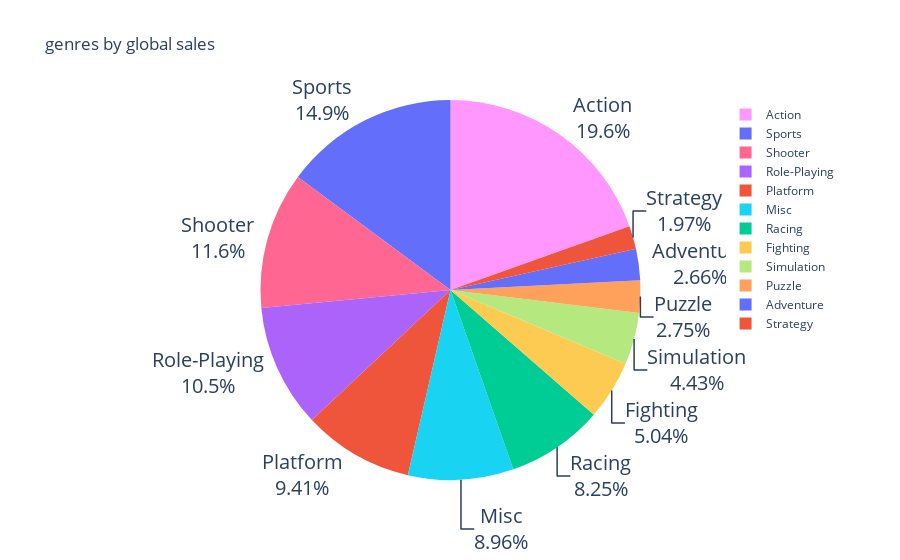

Source (notebook cell):
### Markdown cell above
Q9 create a pie chart

### Code cell
pie = px.pie(vg, values='Global_Sales', names='Genre', color='Genre', title='genres by global sales')

pie.update_traces(textposition="outside", textinfo="percent+label")

pie.update_layout(uniformtext_minsize=20, uniformtext_mode="hide")

pie.show()

### Figure 1 — Plotly figure (JSON) as saved in the notebook; plotly's stock layout.template omitted (floating-point values rounded to 4 significant figures; data arrays with more than 128 entries replaced by an {"elided": "..."} marker saying what was removed)
{"data": [{"customdata": {"elided": "16291x1 str values"}, "domain": {"x": [0, 1], "y": [0, 1]}, "hovertemplate": "Genre=%{customdata[0]}<br>Global_Sales=%{value}<extra></extra>", "labels": {"elided": "16291 str values"}, "legendgroup": "", "marker": {"colors": {"elided": "16291 str values"}}, "name": "", "showlegend": true, "textinfo": "percent+label", "textposition": "outside", "type": "pie", "values": {"elided": "16291 float values"}}], "layout": {"legend": {"tracegroupgap": 0}, "title": {"text": "genres by global sales"}, "uniformtext": {"minsize": 20, "mode": "hide"}}}
